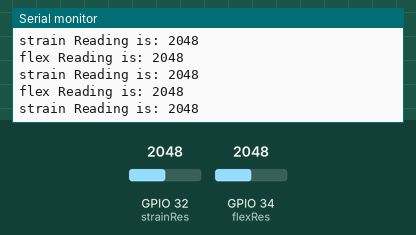
Bench run of a sketch on a simulated ESP32. On the bench: the last lines printed to the serial monitor. The test bench sets the inputs (shaded band); at power-on: GPIO 32 (strainRes) = 2048, GPIO 34 (flexRes) = 2048. Nothing arrives over Bluetooth unless stated; a phone connects over Bluetooth LE 3 s after start.

Above: at 1.2 s.
1.3 s: GPIO 32 (strainRes) set to 1700
At 3.19 s:
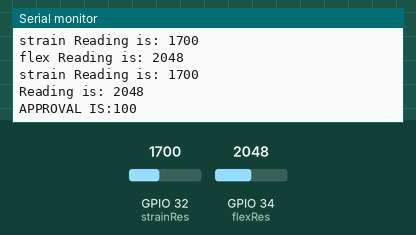
4.3 s: GPIO 32 (strainRes) set to 1622
At 4.7 s:
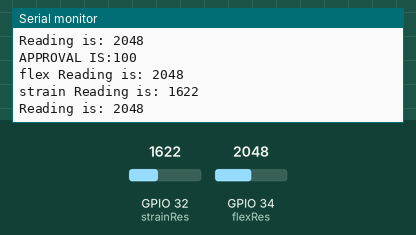
Timing chart, 0 to 7.3 s (numbered marks = the images above; inputs shaded):
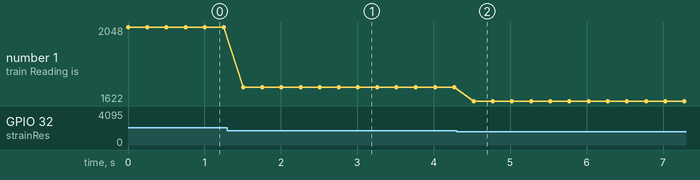

The sketch:

SmartShotRightHand.ino
```cpp
#include <BLEDevice.h>
#include <BLEServer.h>
#include <BLEUtils.h>
#include <BLE2902.h>


BLECharacteristic *pCharacteristic;
bool deviceConnected = false;
uint8_t value = 0;
int flexRes = 34;
int flexReading;
int strainRes = 32;
int strainReading;
int flexBase = 0;
int strainBase = 0;
int approval = 0;

#define bleServerName "IMU-Data"
#define SERVICE_UUID "1a2306b1-ec0b-41d8-9970-01869646b99a"
#define CHARACTERISTIC_UUID "216ea919-35a4-4037-876a-9132e5eadd4a"

                  class MyServerCallbacks: public BLEServerCallbacks {
                      void onConnect(BLEServer* pServer) {
                        deviceConnected = true;
                      };

                      void onDisconnect(BLEServer* pServer) {
                        deviceConnected = false;
                      }
                  };

void setup() {
        Serial.begin(115200);
                      BLEDevice::init(bleServerName);

                      // Create the BLE Server
                      BLEServer *pServer = BLEDevice::createServer();
                      pServer->setCallbacks(new MyServerCallbacks());

                      // Create the BLE Service
                      BLEService *pService = pServer->createService(SERVICE_UUID);

                      // Create a BLE Characteristic
                      pCharacteristic = pService->createCharacteristic(
                                          CHARACTERISTIC_UUID,
                                          BLECharacteristic::PROPERTY_READ   |
                                          BLECharacteristic::PROPERTY_WRITE  |
                                          BLECharacteristic::PROPERTY_NOTIFY |
                                          BLECharacteristic::PROPERTY_INDICATE
                                        );
                      pCharacteristic->addDescriptor(new BLE2902());

                      // Start the service
                      pService->start();

                      // Start advertising
                      pServer->getAdvertising()->start();
                      Serial.println("Waiting a client connection to notify...");
}
void loop(){
  flexReading = analogRead(flexRes);
  strainReading = analogRead(strainRes);
  Serial.print("flex Reading is: ");
  Serial.println(flexReading);
  Serial.print("strain Reading is: ");
  Serial.println(strainReading);
  if(deviceConnected){
      flexReading = analogRead(flexRes);
      strainReading = analogRead(strainRes);
      Serial.print("Reading is: ");
      Serial.println(flexReading);
      if(strainReading > 1650){
        static char Reading[7];
        approval = 100;
        dtostrf(approval,6,2,Reading);
        Serial.print("APPROVAL IS:");
        Serial.println(approval);
        pCharacteristic->setValue(Reading);
        pCharacteristic->notify();
        approval = 0;
      }
  }
  delay(250);
}
```

Measured:
- the behaviour switches between 1651 and 1650 on GPIO 32 (strainRes) (found by bisection; images 1 and 2)
- after the input at 1.3 s, the serial monitor: prints a new line after 0.21 s (image 1)
- after the input at 4.3 s, the serial monitor: prints a new line after 0.22 s (image 2)
- plotted number 1: 2048 → 1700 after the input at 1.3 s, 1700 → 1622 after the input at 4.3 s
